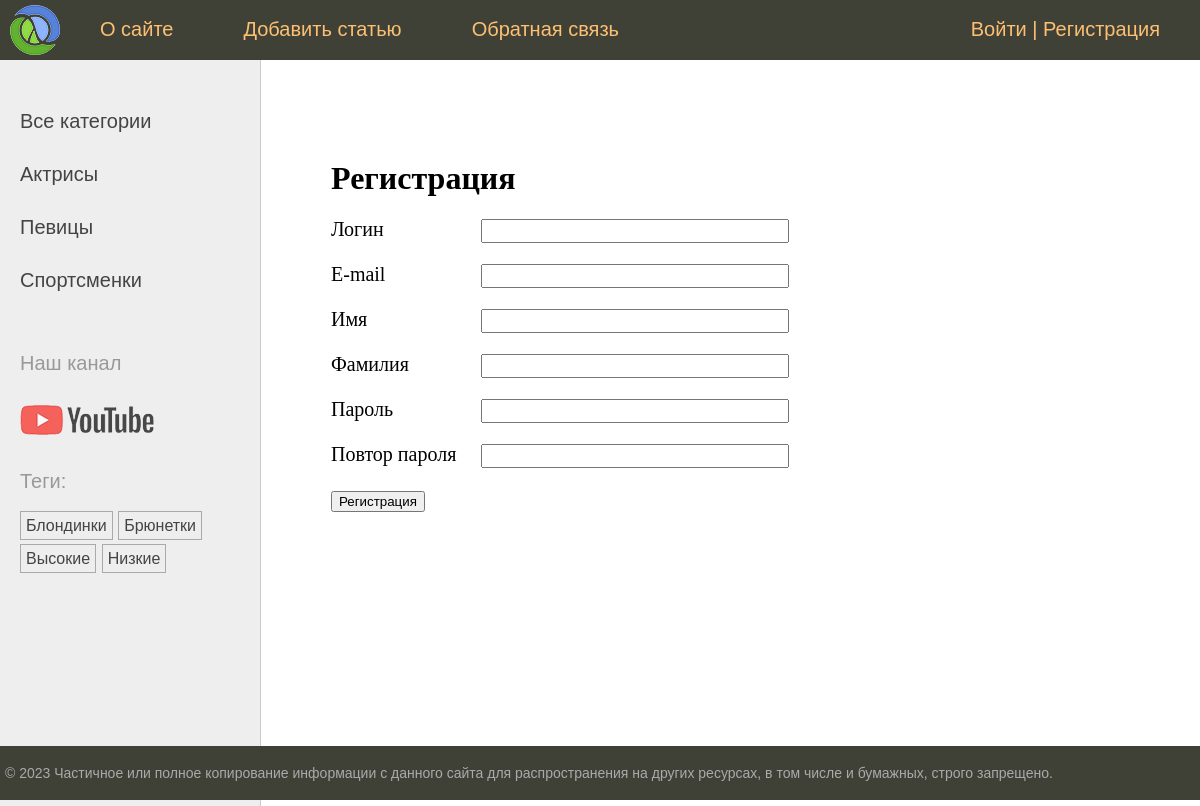
The page /users/register/ on the database its author committed.
### women/models.py (models this page shows, shortened)
class Category(models.Model):
    name = models.CharField(max_length=100, db_index=True, verbose_name="Категория")
    slug = models.SlugField(max_length=255, unique=True, db_index=True)
    class Meta:
        verbose_name = "Категория"
        verbose_name_plural = "Категории"
    def get_absolute_url(self):
        return reverse("category", kwargs={"cat_slug": self.slug})

class TagPost(models.Model):
    tag = models.CharField(max_length=100, db_index=True)
    slug = models.SlugField(max_length=255, unique=True, db_index=True)
    def get_absolute_url(self):
        return reverse("tag", kwargs={"tag_slug": self.slug})

### users/views.py (the view)
# urls.py: path("register/", views.RegisterUser.as_view(), name="register"),
class RegisterUser(CreateView):
    form_class = RegisterUserForm
    template_name = 'users/register.html'
    extra_context = {'title': "Регистрация"}
    success_url = reverse_lazy('users:login')

### users/forms.py (shortened to what this page needs)
class RegisterUserForm(UserCreationForm):
    username = forms.CharField(
        label="Логин", widget=forms.TextInput(attrs={"class": "form-input"})
    )
    password1 = forms.CharField(
        label="Пароль", widget=forms.PasswordInput(attrs={"class": "form-input"})
    )
    password2 = forms.CharField(
        label="Повтор пароля", widget=forms.PasswordInput(attrs={"class": "form-input"})
    )
    class Meta:
        model = get_user_model()
        fields = [
            "username",
            "email",
            "first_name",
            "last_name",
            "password1",
            "password2",
        ]
        labels = {
            "email": "E-mail",
            "first_name": "Имя",
            "last_name": "Фамилия",
        }
        widgets = {
            "email": forms.TextInput(attrs={"class": "form-input"}),
            "first_name": forms.TextInput(attrs={"class": "form-input"}),
            "last_name": forms.TextInput(attrs={"class": "form-input"}),
        }

### users/context_processors.py (called while the page is built)
def get_women_context(request):
    return {'mainmenu': menu}

### women/templatetags/women_tags.py (called while the page is built)
@register.inclusion_tag('women/list_categories.html')
def show_categories(cat_selected=0):
    cats = Category.objects.annotate(total=Count("posts")).filter(total__gt=0)
    return {'cats': cats, 'cat_selected': cat_selected}

@register.inclusion_tag('women/list_tags.html')
def show_all_tags():
    return {'tags': TagPost.objects.annotate(total=Count("tags")).filter(total__gt=0)}

### users/templates/users/register.html (shortened to what this page needs)
{% extends "base.html" %}
{% block content %}
<h1>Регистрация</h1>
<form method="post" action="">
    {% for f in form %}
    <p><label class="form-label" for="{{ f.id_for_label }}">{{ f.label }}</label>{{ f }}</p>
    {% endfor %}
    <p><button type="submit">Регистрация</button></p>
</form>
{% endblock content %}

### women/templates/women/list_categories.html
{% for cat in cats %}
{% if cat.id == cat_selected %}
<li class="selected">{{cat.name}}</li>
{% else %}
<li><a href="{{ cat.get_absolute_url }}">{{cat.name}}</a></li>
{% endif %}
{% endfor %}

### women/templates/women/list_tags.html
{% if tags %}
    <p>Теги:</p>
    <ul class="tags-list">
        {% for t in tags %}
        <li><a href="{{t.get_absolute_url}}">{{t.tag}}</a></li>
        {% endfor %}
    </ul>
{% endif %}

### women/static/women/css/styles.css (style rules this page uses)
html, body { font-family: 'Arial'; margin: 0; padding: 0; height: 100%; width: 100%; color: #444; }
a { color: #0059b2; text-decoration: none; }
.left-chapters ul { width: 230px; margin: 0; padding: 20px 10px 10px 20px; list-style: none; font-size: 20px; }
.left-chapters ul li { margin: 30px 0 0 0; color: #999; }
.left-chapters ul li a { color: #444; text-decoration: none; }
ul.tags-list { width: 100%; margin: 0; padding: 0; list-style: none; }
ul.tags-list li { margin: 0; padding: 0 0 10px; display: inline-block; }
ul.tags-list li a { padding: 5px; font-size: 16px; border: 1px solid #aaa; }
.content-text h1 { font-size: 32px; }
.form-input { width: 300px; font-size: 16px; }
.form-label { display: inline-block; min-width: 150px; vertical-align: top; }

### rows shown on the page
Category: name "Актрисы"
Category: name "Певицы"
Category: name "Спортсменки"
TagPost: tag "Блондинки"
TagPost: tag "Брюнетки"
TagPost: tag "Высокие"
TagPost: tag "Низкие"

### other values the page prints
{{ m.title }} "О сайте" "Добавить статью" "Обратная связь"
{{ f.label }} "Логин" "E-mail" "Имя" "Фамилия" "Пароль" "Повтор пароля"
